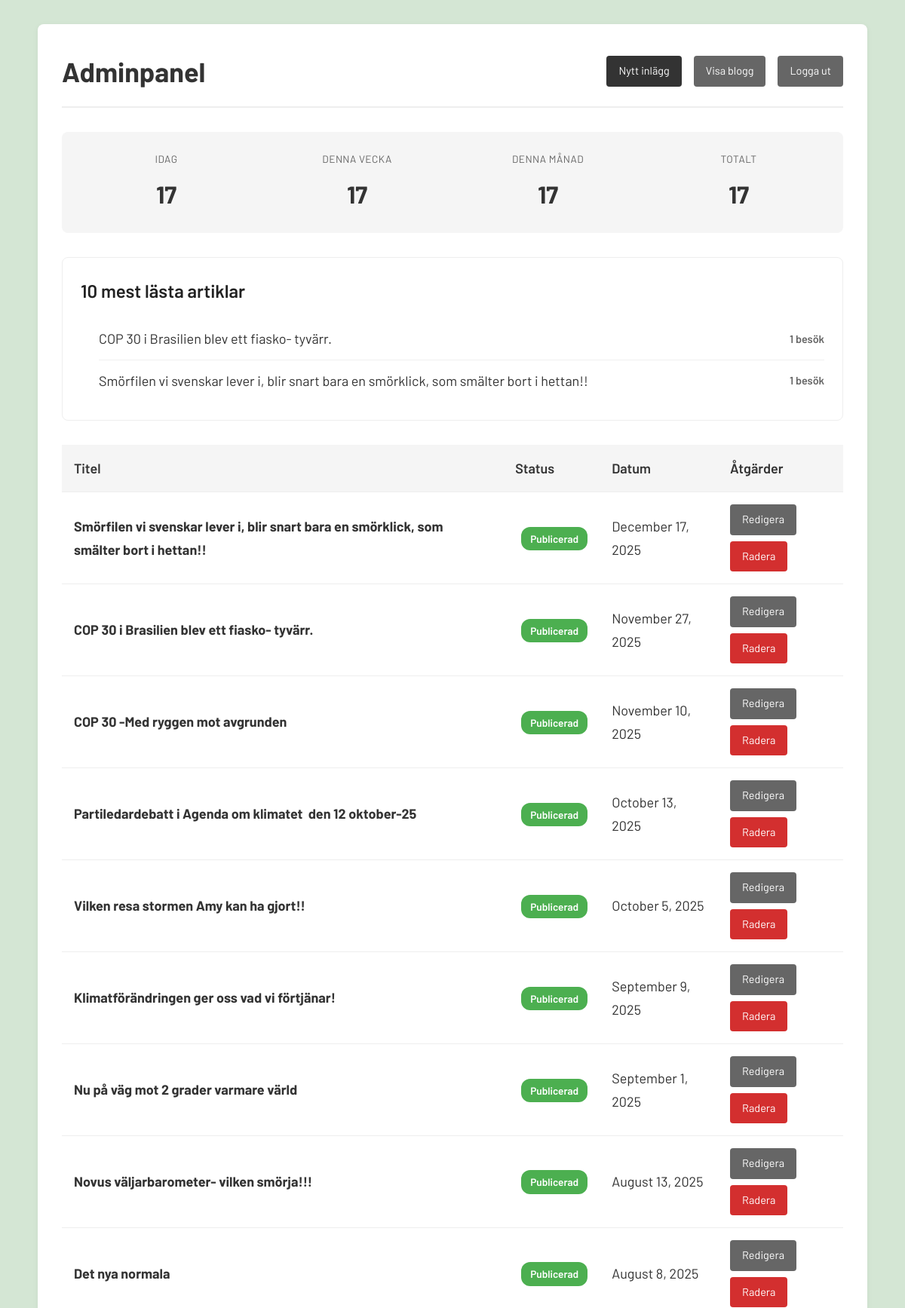
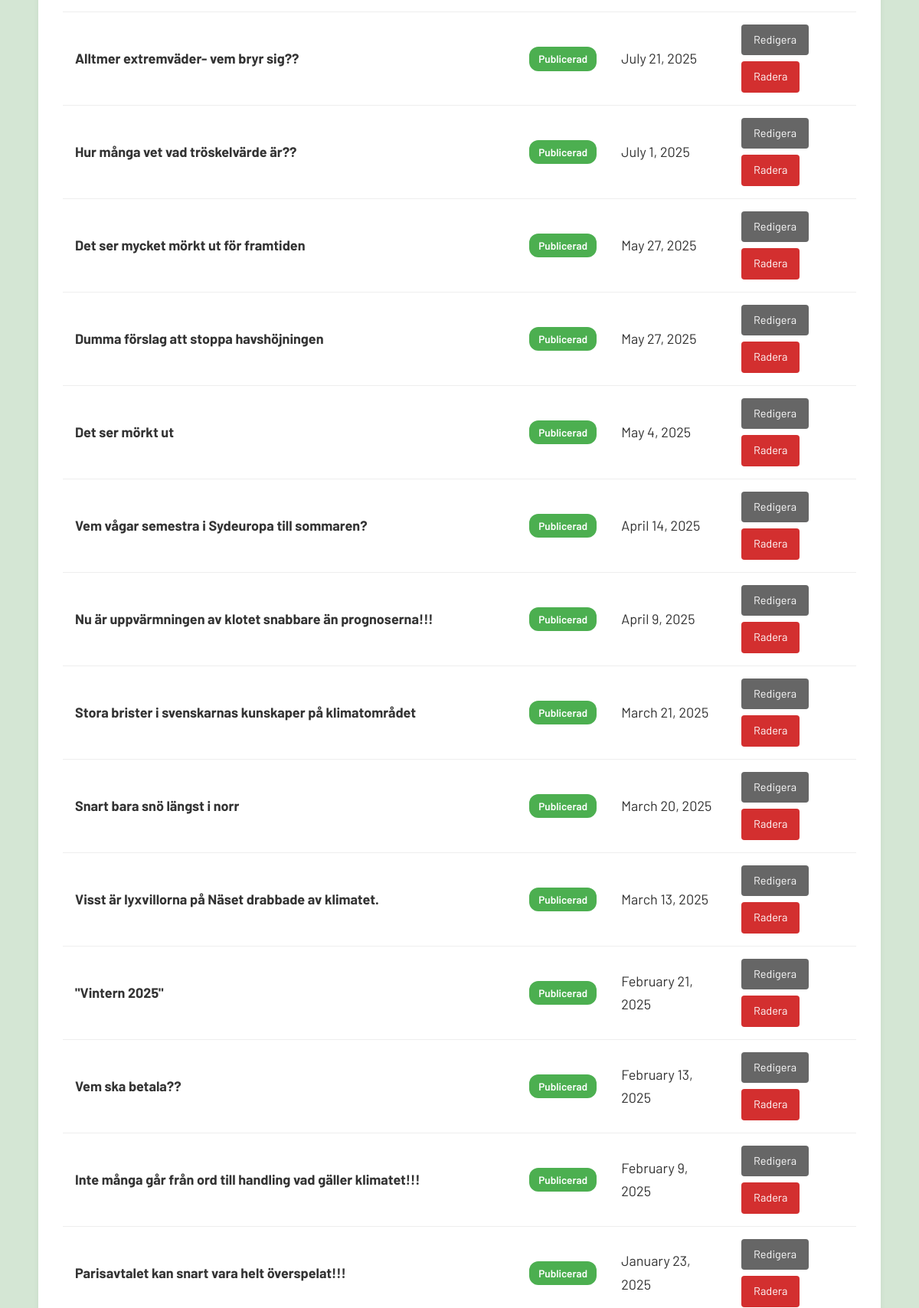
Screenshot of /admin/dashboard.php (signed in, upper part) with the database file from the repository (2 pictures, top to bottom).
### tables this page shows
CREATE TABLE posts (
        id INTEGER PRIMARY KEY AUTOINCREMENT,
        title TEXT NOT NULL,
        content TEXT NOT NULL,
        slug TEXT UNIQUE NOT NULL,
        created_at DATETIME DEFAULT CURRENT_TIMESTAMP,
        updated_at DATETIME DEFAULT CURRENT_TIMESTAMP
    , featured_image TEXT, status TEXT DEFAULT 'draft');

### config.php (called while the page is built, shortened)
<?php
function getDB() {
    $db = new PDO('sqlite:' . DB_PATH);
    $db->setAttribute(PDO::ATTR_ERRMODE, PDO::ERRMODE_EXCEPTION);
    $db->exec('PRAGMA journal_mode=WAL;');
    $db->exec("CREATE TABLE IF NOT EXISTS posts (
        id INTEGER PRIMARY KEY AUTOINCREMENT,
        title TEXT NOT NULL,
        content TEXT NOT NULL,
        slug TEXT UNIQUE NOT NULL,
        featured_image TEXT,
        created_at DATETIME DEFAULT CURRENT_TIMESTAMP,
        updated_at DATETIME DEFAULT CURRENT_TIMESTAMP
    )");
    try {
        $db->exec("ALTER TABLE posts ADD COLUMN featured_image TEXT");
    } catch (PDOException $e) {
    }
    $columnAdded = false;
    try {
        $db->exec("ALTER TABLE posts ADD COLUMN status TEXT DEFAULT 'draft'");
        $columnAdded = true;
    } catch (PDOException $e) {
    }
    $migrationDone = false;
    try {
        $checkStmt = $db->query("SELECT name FROM sqlite_master WHERE type='table' AND name='migrations'");
        if ($checkStmt->fetch()) {
            $migrationStmt = $db->query("SELECT COUNT(*) as count FROM migrations WHERE name = 'set_existing_posts_published'");
            $result = $migrationStmt->fetch(PDO::FETCH_ASSOC);
            $migrationDone = $result && $result['count'] > 0;
        }
    } catch (PDOException $e) {
    }
    if ($columnAdded) {
        try {
            $db->exec("UPDATE posts SET status = 'published'");
            try {
                $db->exec("CREATE TABLE IF NOT EXISTS migrations (name TEXT PRIMARY KEY, executed_at DATETIME DEFAULT CURRENT_TIMESTAMP)");
                $db->exec("INSERT OR IGNORE INTO migrations (name) VALUES ('set_existing_posts_published')");
            } catch (PDOException $e) {
            }
        } catch (PDOException $e) {
        }
    } else if (!$migrationDone) {
        try {
            $db->exec("UPDATE posts SET status = 'published' WHERE status = 'draft' OR status IS NULL OR status = ''");
            try {
                $db->exec("CREATE TABLE IF NOT EXISTS migrations (name TEXT PRIMARY KEY, executed_at DATETIME DEFAULT CURRENT_TIMESTAMP)");
                $db->exec("INSERT OR IGNORE INTO migrations (name) VALUES ('set_existing_posts_published')");
            } catch (PDOException $e) {
            }
        } catch (PDOException $e) {
        }
    }
    $db->exec("CREATE INDEX IF NOT EXISTS idx_slug ON posts(slug)");
    $db->exec("CREATE TABLE IF NOT EXISTS visits (
        id INTEGER PRIMARY KEY AUTOINCREMENT,
        page TEXT NOT NULL,
        visited_at DATETIME DEFAULT CURRENT_TIMESTAMP
    )");
    $db->exec("CREATE INDEX IF NOT EXISTS idx_visited_at ON visits(visited_at)");
    return $db;
}
function formatDate($date) {
    return date('F j, Y', strtotime($date));
}
function getVisitStats() {
    $db = getDB();
    $stats = [];
    $stmt = $db->query("SELECT COUNT(*) as total FROM visits");
    $stats['total'] = $stmt->fetch(PDO::FETCH_ASSOC)['total'];
    $stmt = $db->query("SELECT COUNT(*) as today FROM visits WHERE DATE(visited_at) = DATE('now')");
    $stats['today'] = $stmt->fetch(PDO::FETCH_ASSOC)['today'];
    $stmt = $db->query("SELECT COUNT(*) as week FROM visits WHERE visited_at >= DATE('now', '-7 days')");
    $stats['week'] = $stmt->fetch(PDO::FETCH_ASSOC)['week'];
    $stmt = $db->query("SELECT COUNT(*) as month FROM visits WHERE visited_at >= DATE('now', 'start of month')");
    $stats['month'] = $stmt->fetch(PDO::FETCH_ASSOC)['month'];
    return $stats;
}
function getTopArticles($limit = 10) {
    $db = getDB();
    $stmt = $db->prepare("
        SELECT
            p.id,
            p.title,
            p.slug,
            COUNT(v.id) as visit_count
        FROM visits v
        INNER JOIN posts p ON v.page = 'post:' || p.slug
        WHERE p.status = 'published'
        GROUP BY p.id, p.title, p.slug
        ORDER BY visit_count DESC
        LIMIT ?
    ");
    $stmt->execute([$limit]);
    return $stmt->fetchAll(PDO::FETCH_ASSOC);
}
function generateCSRFToken() {
    return $_SESSION['csrf_token'];
}

### admin/dashboard.php (the view, shortened to what this page needs)
<?php
require_once '../config.php';
$db = getDB();
$stmt = $db->query("SELECT id, title, slug, featured_image, status, created_at, updated_at FROM posts ORDER BY created_at DESC");
$posts = $stmt->fetchAll(PDO::FETCH_ASSOC);
$visitStats = getVisitStats();
$topArticles = getTopArticles(10);
?>
<!DOCTYPE html>
<html lang="sv">
<head>
    <link rel="stylesheet" href="../styles.css">
</head>
<body>
    <div class="container">
        <div class="admin-header">
            <h1>Adminpanel</h1>
            <div class="admin-actions">
                <a href="edit.php" class="btn btn-primary">Nytt inlägg</a>
                <a href="../index.php" class="btn btn-secondary" target="_blank">Visa blogg</a>
                <a href="?logout=1" class="btn btn-secondary">Logga ut</a>
            </div>
        </div>
        <div class="analytics-block">
            <div class="analytics-stat">
                <div class="analytics-stat-label">Idag</div>
                <div class="analytics-stat-value"><?php echo number_format($visitStats['today']); ?></div>
            </div>
            <div class="analytics-stat">
                <div class="analytics-stat-label">Denna vecka</div>
                <div class="analytics-stat-value"><?php echo number_format($visitStats['week']); ?></div>
            </div>
            <div class="analytics-stat">
                <div class="analytics-stat-label">Denna månad</div>
                <div class="analytics-stat-value"><?php echo number_format($visitStats['month']); ?></div>
            </div>
            <div class="analytics-stat">
                <div class="analytics-stat-label">Totalt</div>
                <div class="analytics-stat-value"><?php echo number_format($visitStats['total']); ?></div>
            </div>
        </div>
        <div class="top-articles-block">
            <h2>10 mest lästa artiklar</h2>
            <?php if (empty($topArticles)): ?>
                <div class="no-top-articles">Inga artiklar har besökts än.</div>
            <?php else: ?>
                <ol class="top-articles-list">
                    <?php foreach ($topArticles as $article): ?>
                        <li>
                            <a href="../post.php?slug=<?php echo htmlspecialchars($article['slug']); ?>" target="_blank">
                                <?php echo htmlspecialchars($article['title']); ?>
                            </a>
                            <span class="top-articles-count"><?php echo number_format($article['visit_count']); ?> besök</span>
                        </li>
                    <?php endforeach; ?>
                </ol>
            <?php endif; ?>
        </div>
        <?php if (empty($posts)): ?>
            <div class="no-posts">
                <p>Inga inlägg än. <a href="edit.php">Skapa ditt första inlägg</a>!</p>
            </div>
        <?php else: ?>
            <table class="posts-table">
                <thead>
                    <tr>
                        <th>Titel</th>
                        <th>Status</th>
                        <th>Datum</th>
                        <th>Åtgärder</th>
                    </tr>
                </thead>
                <tbody>
                    <?php foreach ($posts as $post): ?>
                        <tr>
                            <td>
                                <strong><?php echo htmlspecialchars($post['title']); ?></strong>
                            </td>
                            <td>
                                <span class="status-badge status-<?php echo htmlspecialchars($post['status'] ?? 'draft'); ?>">
                                    <?php echo ($post['status'] ?? 'draft') === 'published' ? 'Publicerad' : 'Utkast'; ?>
                                </span>
                            </td>
                            <td><?php echo formatDate($post['created_at']); ?></td>
                            <td>
                                <div class="action-buttons">
                                    <a href="edit.php?id=<?php echo $post['id']; ?>" class="btn btn-secondary">Redigera</a>
                                    <a href="?delete=<?php echo $post['id']; ?>&csrf_token=<?php echo generateCSRFToken(); ?>"
                                       class="btn btn-danger"
                                       onclick="return confirm('Är du säker på att du vill radera detta inlägg?');">Radera</a>
                                </div>
                            </td>
                        </tr>
                    <?php endforeach; ?>
                </tbody>
            </table>
        <?php endif; ?>
    </div>
</body>
</html>

### styles.css (style rules this page uses)
* { margin: 0; padding: 0; box-sizing: border-box; }
body { font-family: 'Barlow', -apple-system, BlinkMacSystemFont, 'Segoe UI', Roboto, 'Helvetica Neue', Arial, sans-serif; font-size: 18px; line-height: 1.7; color: #333; background: #d4e6d4; padding: 2rem 1rem; }
.container { max-width: 1100px; margin: 0 auto; background: white; padding: 2rem; border-radius: 8px; box-shadow: 0 2px 8px rgba(0,0,0,0.05); }

### admin/dashboard.php (style rules this page uses)
.admin-header { display: flex; justify-content: space-between; align-items: center; margin-bottom: 2rem; padding-bottom: 1rem; border-bottom: 2px solid #eee; }
.admin-actions { display: flex; gap: 1rem; }
.btn { padding: 0.5rem 1rem; text-decoration: none; border-radius: 4px; display: inline-block; font-size: 0.9rem; }
.btn-primary { background: #333; color: white; }
.btn-secondary { background: #666; color: white; }
.btn-danger { background: #d32f2f; color: white; }
.posts-table { width: 100%; border-collapse: collapse; margin-top: 1rem; }
.posts-table th, .posts-table td { padding: 1rem; text-align: left; border-bottom: 1px solid #eee; }
.posts-table th { background: #f5f5f5; font-weight: 600; }
.action-buttons { display: flex; gap: 0.5rem; flex-wrap: wrap; }
.status-badge { display: inline-block; padding: 0.25rem 0.75rem; border-radius: 12px; font-size: 0.85rem; font-weight: 600; margin-left: 0.5rem; }
.status-published { background: #4caf50; color: white; }
.analytics-block { background: #f5f5f5; border-radius: 8px; padding: 1.5rem; margin-bottom: 2rem; display: grid; grid-template-columns: repeat(auto-fit, minmax(150px, 1fr)); gap: 1.5rem; }
.analytics-stat { text-align: center; }
.analytics-stat-label { font-size: 0.85rem; color: #666; margin-bottom: 0.5rem; text-transform: uppercase; letter-spacing: 0.5px; }
.analytics-stat-value { font-size: 2rem; font-weight: 700; color: #333; }
.top-articles-block { background: white; border-radius: 8px; padding: 1.5rem; margin-bottom: 2rem; border: 1px solid #eee; }
.top-articles-block h2 { font-size: 1.5rem; margin-bottom: 1rem; color: #222; font-weight: 600; }
.top-articles-list { list-style: decimal; padding-left: 1.5rem; margin: 0; }
.top-articles-list li { display: flex; justify-content: space-between; align-items: center; padding: 0.75rem 0; border-bottom: 1px solid #f0f0f0; }
.top-articles-list li:last-child { border-bottom: none; }
.top-articles-list li a { color: #333; text-decoration: none; flex: 1; }
.top-articles-count { font-weight: 600; color: #666; font-size: 0.9rem; margin-left: 1rem; }

### rows the page displays
posts: title "COP 30 i Brasilien blev ett fiasko- tyvärr.", visit_count "1", status "Publicerad", created_at "November 27, 2025"
posts: title "Smörfilen vi svenskar lever i, blir snart bara en smörklick, som smälter bort i hettan!!", visit_count "1", status "Publicerad", created_at "December 17, 2025"
posts: title "COP 30 -Med ryggen mot avgrunden", status "Publicerad", created_at "November 10, 2025"
posts: title "Partiledardebatt i Agenda om klimatet den 12 oktober-25", status "Publicerad", created_at "October 13, 2025"
posts: title "Vilken resa stormen Amy kan ha gjort!!", status "Publicerad", created_at "October 5, 2025"
posts: title "Klimatförändringen ger oss vad vi förtjänar!", status "Publicerad", created_at "September 9, 2025"
posts: title "Nu på väg mot 2 grader varmare värld", status "Publicerad", created_at "September 1, 2025"
posts: title "Novus väljarbarometer- vilken smörja!!!", status "Publicerad", created_at "August 13, 2025"
posts: title "Det nya normala", status "Publicerad", created_at "August 8, 2025"
posts: title "Alltmer extremväder- vem bryr sig??", status "Publicerad", created_at "July 21, 2025"
posts: title "Hur många vet vad tröskelvärde är??", status "Publicerad", created_at "July 1, 2025"
posts: title "Det ser mycket mörkt ut för framtiden", status "Publicerad", created_at "May 27, 2025"
posts: title "Dumma förslag att stoppa havshöjningen", status "Publicerad", created_at "May 27, 2025"
posts: title "Det ser mörkt ut", status "Publicerad", created_at "May 4, 2025"
posts: title "Vem vågar semestra i Sydeuropa till sommaren?", status "Publicerad", created_at "April 14, 2025"
posts: title "Nu är uppvärmningen av klotet snabbare än prognoserna!!!", status "Publicerad", created_at "April 9, 2025"
posts: title "Stora brister i svenskarnas kunskaper på klimatområdet", status "Publicerad", created_at "March 21, 2025"
posts: title "Snart bara snö längst i norr", status "Publicerad", created_at "March 20, 2025"
posts: title "Visst är lyxvillorna på Näset drabbade av klimatet.", status "Publicerad", created_at "March 13, 2025"
posts: title "\"Vintern 2025\"", status "Publicerad", created_at "February 21, 2025"
posts: title "Vem ska betala??", status "Publicerad", created_at "February 13, 2025"
posts: title "Inte många går från ord till handling vad gäller klimatet!!!", status "Publicerad", created_at "February 9, 2025"
posts: title "Parisavtalet kan snart vara helt överspelat!!!", status "Publicerad", created_at "January 23, 2025"

### other values shown
$visitStats['today'] "17"
$visitStats['week'] "17"
$visitStats['month'] "17"
$visitStats['total'] "17"
